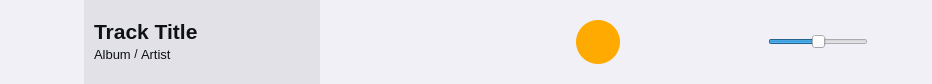
<?xml version="1.0" encoding="UTF-8"?>
<ui version="4.0">
 <class>PlayerControls</class>
 <widget class="QWidget" name="PlayerControls">
  <property name="geometry">
   <rect>
    <x>0</x>
    <y>0</y>
    <width>932</width>
    <height>84</height>
   </rect>
  </property>
  <property name="sizePolicy">
   <sizepolicy hsizetype="Preferred" vsizetype="Preferred">
    <horstretch>0</horstretch>
    <verstretch>0</verstretch>
   </sizepolicy>
  </property>
  <property name="minimumSize">
   <size>
    <width>0</width>
    <height>84</height>
   </size>
  </property>
  <property name="maximumSize">
   <size>
    <width>16777215</width>
    <height>84</height>
   </size>
  </property>
  <property name="windowTitle">
   <string>Form</string>
  </property>
  <property name="styleSheet">
   <string notr="true"/>
  </property>
  <layout class="QGridLayout" name="gridLayout">
   <property name="leftMargin">
    <number>0</number>
   </property>
   <property name="topMargin">
    <number>0</number>
   </property>
   <property name="rightMargin">
    <number>0</number>
   </property>
   <property name="bottomMargin">
    <number>0</number>
   </property>
   <property name="spacing">
    <number>0</number>
   </property>
   <item row="0" column="0">
    <widget class="QFrame" name="frame_2">
     <property name="sizePolicy">
      <sizepolicy hsizetype="MinimumExpanding" vsizetype="Preferred">
       <horstretch>0</horstretch>
       <verstretch>0</verstretch>
      </sizepolicy>
     </property>
     <property name="minimumSize">
      <size>
       <width>0</width>
       <height>84</height>
      </size>
     </property>
     <property name="maximumSize">
      <size>
       <width>16777215</width>
       <height>84</height>
      </size>
     </property>
     <property name="styleSheet">
      <string notr="true">background-color: rgb(240, 240, 246);</string>
     </property>
     <property name="frameShape">
      <enum>QFrame::NoFrame</enum>
     </property>
     <property name="frameShadow">
      <enum>QFrame::Raised</enum>
     </property>
     <layout class="QHBoxLayout" name="horizontalLayout_3">
      <property name="spacing">
       <number>0</number>
      </property>
      <property name="leftMargin">
       <number>0</number>
      </property>
      <property name="topMargin">
       <number>0</number>
      </property>
      <property name="rightMargin">
       <number>0</number>
      </property>
      <property name="bottomMargin">
       <number>0</number>
      </property>
      <item>
       <widget class="QPushButton" name="cover_art">
        <property name="minimumSize">
         <size>
          <width>84</width>
          <height>84</height>
         </size>
        </property>
        <property name="maximumSize">
         <size>
          <width>84</width>
          <height>84</height>
         </size>
        </property>
        <property name="styleSheet">
         <string notr="true">border: none;</string>
        </property>
        <property name="text">
         <string/>
        </property>
       </widget>
      </item>
      <item>
       <widget class="QFrame" name="frame_3">
        <property name="minimumSize">
         <size>
          <width>236</width>
          <height>0</height>
         </size>
        </property>
        <property name="maximumSize">
         <size>
          <width>236</width>
          <height>16777215</height>
         </size>
        </property>
        <property name="styleSheet">
         <string notr="true">background-color: rgb(225, 225, 231);
color: rgb(13, 17, 19);</string>
        </property>
        <property name="frameShape">
         <enum>QFrame::NoFrame</enum>
        </property>
        <property name="frameShadow">
         <enum>QFrame::Raised</enum>
        </property>
        <layout class="QVBoxLayout" name="verticalLayout_2">
         <property name="spacing">
          <number>0</number>
         </property>
         <property name="leftMargin">
          <number>10</number>
         </property>
         <property name="topMargin">
          <number>0</number>
         </property>
         <property name="rightMargin">
          <number>10</number>
         </property>
         <property name="bottomMargin">
          <number>0</number>
         </property>
         <item>
          <spacer name="verticalSpacer">
           <property name="orientation">
            <enum>Qt::Vertical</enum>
           </property>
           <property name="sizeHint" stdset="0">
            <size>
             <width>20</width>
             <height>40</height>
            </size>
           </property>
          </spacer>
         </item>
         <item>
          <widget class="QLabel" name="title">
           <property name="font">
            <font>
             <pointsize>16</pointsize>
             <weight>75</weight>
             <bold>true</bold>
            </font>
           </property>
           <property name="styleSheet">
            <string notr="true">font-weight: bold;</string>
           </property>
           <property name="text">
            <string>Track Title</string>
           </property>
          </widget>
         </item>
         <item>
          <widget class="QFrame" name="frame_4">
           <property name="styleSheet">
            <string notr="true"/>
           </property>
           <property name="frameShape">
            <enum>QFrame::NoFrame</enum>
           </property>
           <property name="frameShadow">
            <enum>QFrame::Raised</enum>
           </property>
           <layout class="QHBoxLayout" name="horizontalLayout_4">
            <property name="spacing">
             <number>0</number>
            </property>
            <property name="leftMargin">
             <number>0</number>
            </property>
            <property name="topMargin">
             <number>0</number>
            </property>
            <property name="rightMargin">
             <number>0</number>
            </property>
            <property name="bottomMargin">
             <number>0</number>
            </property>
            <item>
             <widget class="QLabel" name="album">
              <property name="font">
               <font>
                <pointsize>10</pointsize>
               </font>
              </property>
              <property name="text">
               <string>Album</string>
              </property>
             </widget>
            </item>
            <item>
             <widget class="QLabel" name="divider">
              <property name="text">
               <string> / </string>
              </property>
              <property name="alignment">
               <set>Qt::AlignCenter</set>
              </property>
             </widget>
            </item>
            <item>
             <widget class="QLabel" name="artist">
              <property name="font">
               <font>
                <pointsize>10</pointsize>
               </font>
              </property>
              <property name="text">
               <string>Artist</string>
              </property>
             </widget>
            </item>
            <item>
             <spacer name="horizontalSpacer_2">
              <property name="orientation">
               <enum>Qt::Horizontal</enum>
              </property>
              <property name="sizeHint" stdset="0">
               <size>
                <width>40</width>
                <height>20</height>
               </size>
              </property>
             </spacer>
            </item>
           </layout>
          </widget>
         </item>
         <item>
          <spacer name="verticalSpacer_2">
           <property name="orientation">
            <enum>Qt::Vertical</enum>
           </property>
           <property name="sizeHint" stdset="0">
            <size>
             <width>20</width>
             <height>40</height>
            </size>
           </property>
          </spacer>
         </item>
        </layout>
       </widget>
      </item>
      <item>
       <spacer name="horizontalSpacer_11">
        <property name="orientation">
         <enum>Qt::Horizontal</enum>
        </property>
        <property name="sizeType">
         <enum>QSizePolicy::Fixed</enum>
        </property>
        <property name="sizeHint" stdset="0">
         <size>
          <width>10</width>
          <height>20</height>
         </size>
        </property>
       </spacer>
      </item>
      <item>
       <widget class="QPushButton" name="fav">
        <property name="minimumSize">
         <size>
          <width>44</width>
          <height>44</height>
         </size>
        </property>
        <property name="maximumSize">
         <size>
          <width>44</width>
          <height>44</height>
         </size>
        </property>
        <property name="styleSheet">
         <string notr="true">background-color: rgb(240, 240, 246);
border-style: outset;</string>
        </property>
        <property name="text">
         <string/>
        </property>
       </widget>
      </item>
      <item>
       <spacer name="horizontalSpacer_4">
        <property name="orientation">
         <enum>Qt::Horizontal</enum>
        </property>
        <property name="sizeType">
         <enum>QSizePolicy::Fixed</enum>
        </property>
        <property name="sizeHint" stdset="0">
         <size>
          <width>10</width>
          <height>20</height>
         </size>
        </property>
       </spacer>
      </item>
      <item>
       <widget class="QPushButton" name="playlist">
        <property name="minimumSize">
         <size>
          <width>44</width>
          <height>44</height>
         </size>
        </property>
        <property name="maximumSize">
         <size>
          <width>44</width>
          <height>44</height>
         </size>
        </property>
        <property name="styleSheet">
         <string notr="true">background-color: rgb(240, 240, 246);
border-style: outset;</string>
        </property>
        <property name="text">
         <string/>
        </property>
       </widget>
      </item>
      <item>
       <spacer name="horizontalSpacer_5">
        <property name="orientation">
         <enum>Qt::Horizontal</enum>
        </property>
        <property name="sizeType">
         <enum>QSizePolicy::Fixed</enum>
        </property>
        <property name="sizeHint" stdset="0">
         <size>
          <width>10</width>
          <height>20</height>
         </size>
        </property>
       </spacer>
      </item>
      <item>
       <widget class="QPushButton" name="hide">
        <property name="minimumSize">
         <size>
          <width>44</width>
          <height>44</height>
         </size>
        </property>
        <property name="maximumSize">
         <size>
          <width>44</width>
          <height>44</height>
         </size>
        </property>
        <property name="styleSheet">
         <string notr="true">background-color: rgb(240, 240, 246);
border-style: outset;</string>
        </property>
        <property name="text">
         <string/>
        </property>
       </widget>
      </item>
      <item>
       <spacer name="horizontalSpacer">
        <property name="orientation">
         <enum>Qt::Horizontal</enum>
        </property>
        <property name="sizeType">
         <enum>QSizePolicy::MinimumExpanding</enum>
        </property>
        <property name="sizeHint" stdset="0">
         <size>
          <width>40</width>
          <height>20</height>
         </size>
        </property>
       </spacer>
      </item>
      <item>
       <widget class="QPushButton" name="prev">
        <property name="minimumSize">
         <size>
          <width>44</width>
          <height>44</height>
         </size>
        </property>
        <property name="maximumSize">
         <size>
          <width>44</width>
          <height>44</height>
         </size>
        </property>
        <property name="styleSheet">
         <string notr="true">background-color: rgb(240, 240, 246);
border-style: outset;</string>
        </property>
        <property name="text">
         <string/>
        </property>
       </widget>
      </item>
      <item>
       <spacer name="horizontalSpacer_8">
        <property name="orientation">
         <enum>Qt::Horizontal</enum>
        </property>
        <property name="sizeType">
         <enum>QSizePolicy::Fixed</enum>
        </property>
        <property name="sizeHint" stdset="0">
         <size>
          <width>10</width>
          <height>20</height>
         </size>
        </property>
       </spacer>
      </item>
      <item>
       <widget class="QPushButton" name="play">
        <property name="minimumSize">
         <size>
          <width>44</width>
          <height>44</height>
         </size>
        </property>
        <property name="maximumSize">
         <size>
          <width>44</width>
          <height>44</height>
         </size>
        </property>
        <property name="styleSheet">
         <string notr="true">background-color: #ffaa00;
border-style: outset;
border-radius: 22px;</string>
        </property>
        <property name="text">
         <string/>
        </property>
       </widget>
      </item>
      <item>
       <spacer name="horizontalSpacer_7">
        <property name="orientation">
         <enum>Qt::Horizontal</enum>
        </property>
        <property name="sizeType">
         <enum>QSizePolicy::Fixed</enum>
        </property>
        <property name="sizeHint" stdset="0">
         <size>
          <width>10</width>
          <height>20</height>
         </size>
        </property>
       </spacer>
      </item>
      <item>
       <widget class="QPushButton" name="next">
        <property name="minimumSize">
         <size>
          <width>44</width>
          <height>44</height>
         </size>
        </property>
        <property name="maximumSize">
         <size>
          <width>44</width>
          <height>44</height>
         </size>
        </property>
        <property name="styleSheet">
         <string notr="true">background-color: rgb(240, 240, 246);
border-style: outset;</string>
        </property>
        <property name="text">
         <string/>
        </property>
       </widget>
      </item>
      <item>
       <spacer name="horizontalSpacer_3">
        <property name="orientation">
         <enum>Qt::Horizontal</enum>
        </property>
        <property name="sizeType">
         <enum>QSizePolicy::MinimumExpanding</enum>
        </property>
        <property name="sizeHint" stdset="0">
         <size>
          <width>40</width>
          <height>20</height>
         </size>
        </property>
       </spacer>
      </item>
      <item>
       <widget class="QPushButton" name="mute">
        <property name="minimumSize">
         <size>
          <width>44</width>
          <height>44</height>
         </size>
        </property>
        <property name="maximumSize">
         <size>
          <width>44</width>
          <height>44</height>
         </size>
        </property>
        <property name="styleSheet">
         <string notr="true">background-color: rgb(240, 240, 246);
border-style: outset;</string>
        </property>
        <property name="text">
         <string/>
        </property>
       </widget>
      </item>
      <item>
       <spacer name="horizontalSpacer_10">
        <property name="orientation">
         <enum>Qt::Horizontal</enum>
        </property>
        <property name="sizeType">
         <enum>QSizePolicy::Fixed</enum>
        </property>
        <property name="sizeHint" stdset="0">
         <size>
          <width>10</width>
          <height>20</height>
         </size>
        </property>
       </spacer>
      </item>
      <item>
       <widget class="QSlider" name="volume">
        <property name="sizePolicy">
         <sizepolicy hsizetype="Expanding" vsizetype="Minimum">
          <horstretch>0</horstretch>
          <verstretch>0</verstretch>
         </sizepolicy>
        </property>
        <property name="minimumSize">
         <size>
          <width>100</width>
          <height>32</height>
         </size>
        </property>
        <property name="maximumSize">
         <size>
          <width>150</width>
          <height>16777215</height>
         </size>
        </property>
        <property name="maximum">
         <number>99</number>
        </property>
        <property name="value">
         <number>50</number>
        </property>
        <property name="orientation">
         <enum>Qt::Horizontal</enum>
        </property>
        <property name="invertedAppearance">
         <bool>false</bool>
        </property>
        <property name="invertedControls">
         <bool>false</bool>
        </property>
       </widget>
      </item>
      <item>
       <spacer name="horizontalSpacer_6">
        <property name="orientation">
         <enum>Qt::Horizontal</enum>
        </property>
        <property name="sizeType">
         <enum>QSizePolicy::Fixed</enum>
        </property>
        <property name="sizeHint" stdset="0">
         <size>
          <width>10</width>
          <height>20</height>
         </size>
        </property>
       </spacer>
      </item>
      <item>
       <widget class="QPushButton" name="queue">
        <property name="minimumSize">
         <size>
          <width>44</width>
          <height>44</height>
         </size>
        </property>
        <property name="maximumSize">
         <size>
          <width>44</width>
          <height>44</height>
         </size>
        </property>
        <property name="styleSheet">
         <string notr="true">background-color: rgb(240, 240, 246);
border-style: outset;</string>
        </property>
        <property name="text">
         <string/>
        </property>
       </widget>
      </item>
      <item>
       <spacer name="horizontalSpacer_9">
        <property name="orientation">
         <enum>Qt::Horizontal</enum>
        </property>
        <property name="sizeType">
         <enum>QSizePolicy::Fixed</enum>
        </property>
        <property name="sizeHint" stdset="0">
         <size>
          <width>10</width>
          <height>20</height>
         </size>
        </property>
       </spacer>
      </item>
     </layout>
    </widget>
   </item>
  </layout>
 </widget>
 <resources/>
 <connections/>
</ui>
